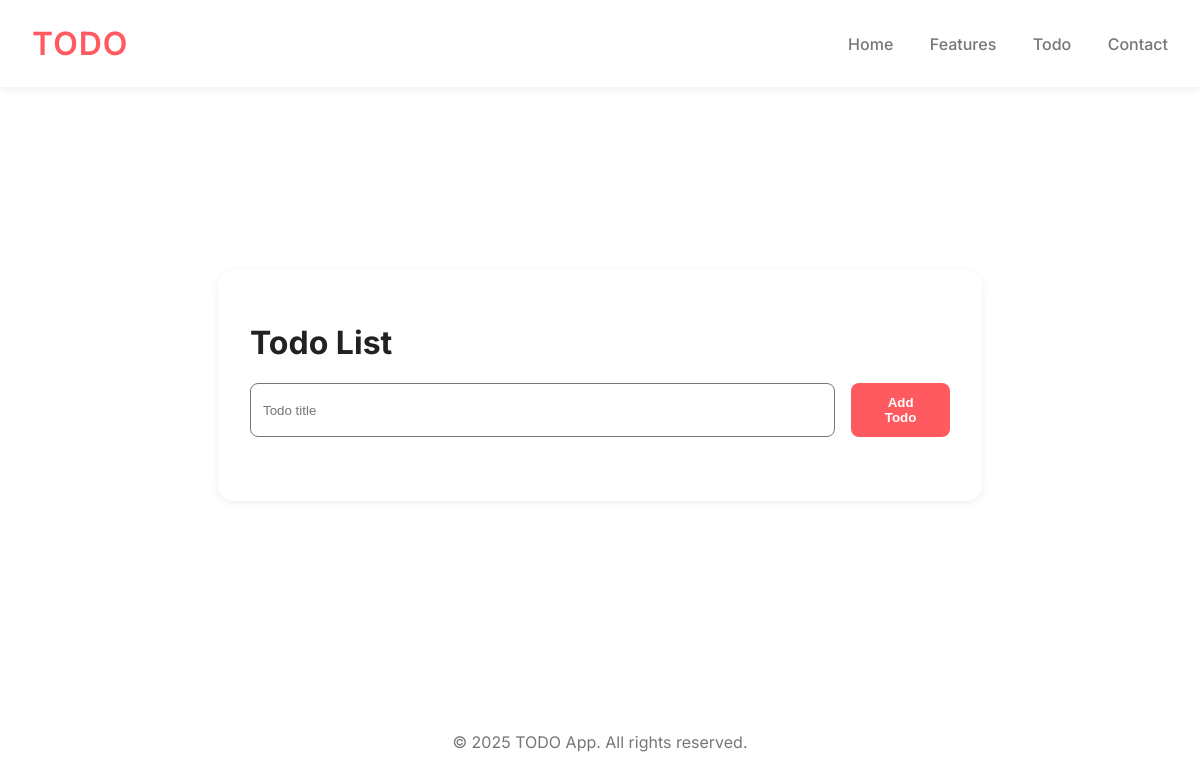
The page /todo/ on the database as committed earlier.
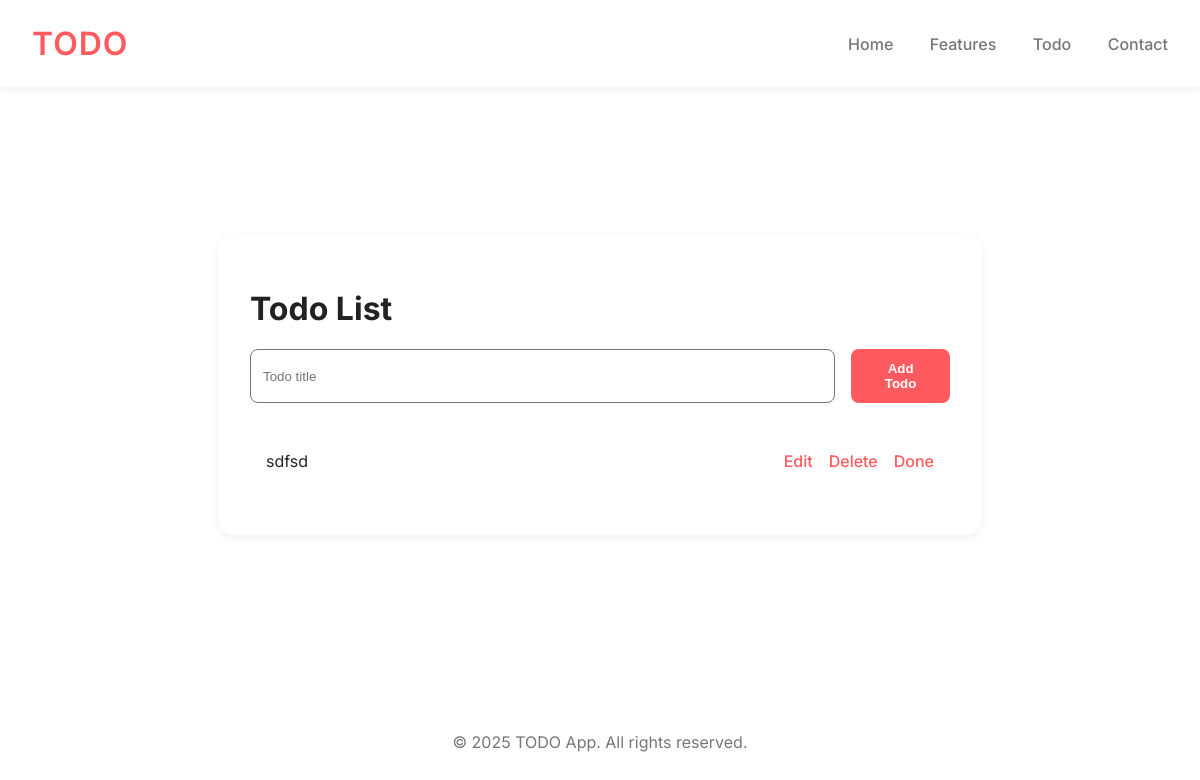
The same page on the database as committed later.
### main/models.py (models this page shows, shortened)
class Todo(models.Model):
    title = models.CharField(max_length=200)
    description = models.TextField(blank=True, null=True)
    completed = models.BooleanField(default=False)
    created_at = models.DateTimeField(auto_now_add=True)

### main/views.py (the view)
# urls.py: path('todo/', views.todo, name='todo'),
def todo(request):
    todos = Todo.objects.all()
    form = TodoForm()
    if request.method == 'POST':
        form = TodoForm(request.POST)
        if form.is_valid():
            form.save()
            return redirect('todo')
    return render(request, 'main/todo.html', {'todos': todos, 'form': form})

### main/forms.py
class TodoForm(forms.ModelForm):
    title = forms.CharField(
        max_length=200,
        widget=forms.TextInput(attrs={'placeholder': 'Todo title'}),
        label=""
    )
    description = forms.CharField(
        widget=forms.Textarea(attrs={'placeholder': 'Add a description...'}),
        required=False,
        label=""
    )
    class Meta:
        model = Todo
        fields = ['title', 'description']

### main/templates/main/todo.html (shortened to what this page needs)
{% extends 'main/base.html' %} {% load static %}  {%block style %}
<link rel="stylesheet" href="{% static 'main/css/todo.css' %}" />
{% endblock %} {% block content %}
<div class="todo-container">
  <h1>Todo List</h1>
  <form method="post" class="todo-form">
    {% csrf_token %} {{ form.title }}
    <button type="submit">Add Todo</button>
  </form>
  <ul class="todo-list">
    {% for todo in todos %}
    <li class="todo-item {% if todo.completed %}completed{% endif %}">
      <span>{{ todo.title }}</span>
      <div class="todo-actions">
        <a href="{% url 'todo_edit' todo.pk %}">Edit</a>
        <a href="{% url 'todo_delete' todo.pk %}">Delete</a>
        <a href="{% url 'todo_mark_done' todo.pk %}">
          {% if todo.completed %} Undo {% else %} Done {% endif %}
        </a>
      </div>
    </li>
    {% endfor %}
  </ul>
</div>
{% endblock %}

Rows that differ between the two databases and show on the page:
added Todo: title "sdfsd", completed "Done"
